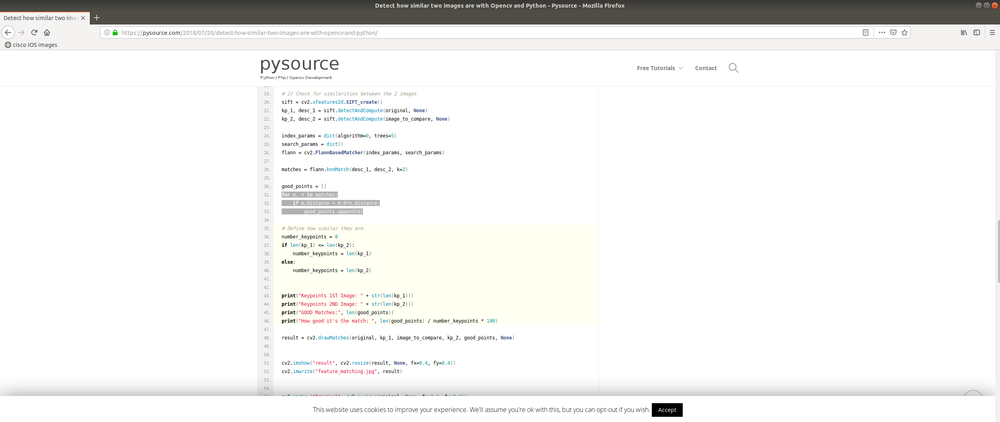
#> input picture SRA211/phishingorb/screen1.png, 1000 x 422 px, shrunk from 2493 x 1053 before the run; the run also reads 1 picture not shown here
$ python testing.py
#> lines starting #> are read from the running program, lines starting #| are printed output that depends on the picture
import numpy
import matplotlib
from matplotlib import pyplot
import cv2

im1 = cv2.imread('screen1.png',0)
#> im1: shape (422, 1000); min 0, max 255, mean 240.7
im2 = cv2.imread('screen2.png',0)
im3 = cv2.imread('screen3.png',0)
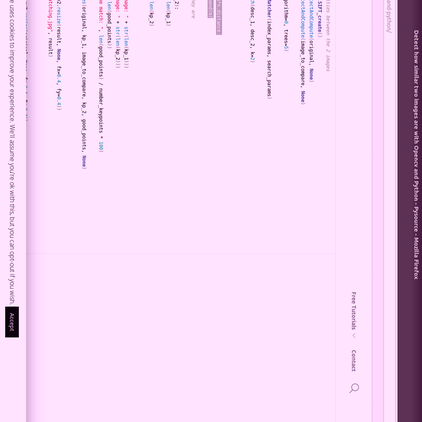
#> input picture SRA211/phishingorb/screen3.png, 422 x 422 px, shrunk from 1053 x 1053 before the run
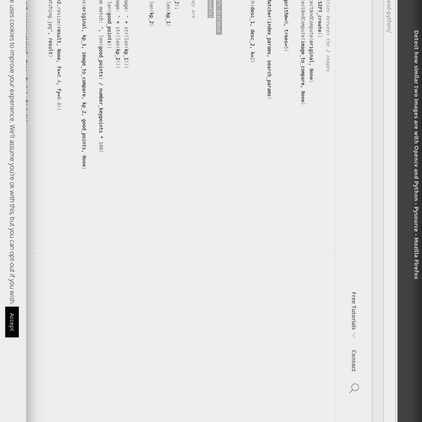
#> im3: shape (422, 422); min 0, max 255, mean 224.5

orb = cv2.ORB_create()
brute = cv2.BFMatcher_create()

im1kp, im1d = orb.detectAndCompute(im1,None)
#> im1kp = 500 keypoints; strongest (x, y, size): (334, 63, 31), (287, 65, 31), (295, 66, 31), (283, 63, 31)
im2kp, im2d = orb.detectAndCompute(im2,None)
#> im2kp has the same summary as im1kp
im3kp, im3d = orb.detectAndCompute(im3,None)
#> im3kp = 388 keypoints; strongest (x, y, size): (101, 109, 31), (116, 52, 31), (84, 36, 31), (126, 52, 31)

match1and2 = brute.match(im1d,im2d)
#> match1and2 = 500 matches
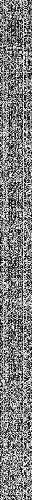
#> im1d: shape (500, 32); min 0, max 255, mean 126.2
match1and2 = sorted(match1and2, key = lambda x:x.distance)
match1and3 = brute.match(im1d,im3d)
#> match1and3 = 500 matches
match1and3 = sorted(match1and3, key = lambda x:x.distance)


match1and2display = cv2.drawMatches(im1,im1kp,im2,im2kp,match1and2[:7],None,flags=2)
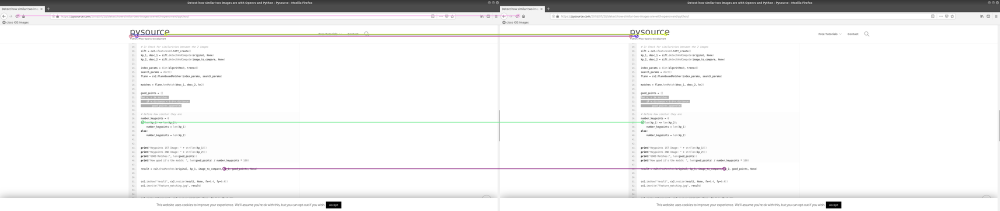
#> match1and2display: shape (422, 2000, 3) (shown at 1/2 size); mean of channels 0, 1, 2 239.7, 239.7, 239.9; drawn as B, G, R
match1and3display = cv2.drawMatches(im1,im1kp,im3,im3kp,match1and3[:7],None,flags=2)
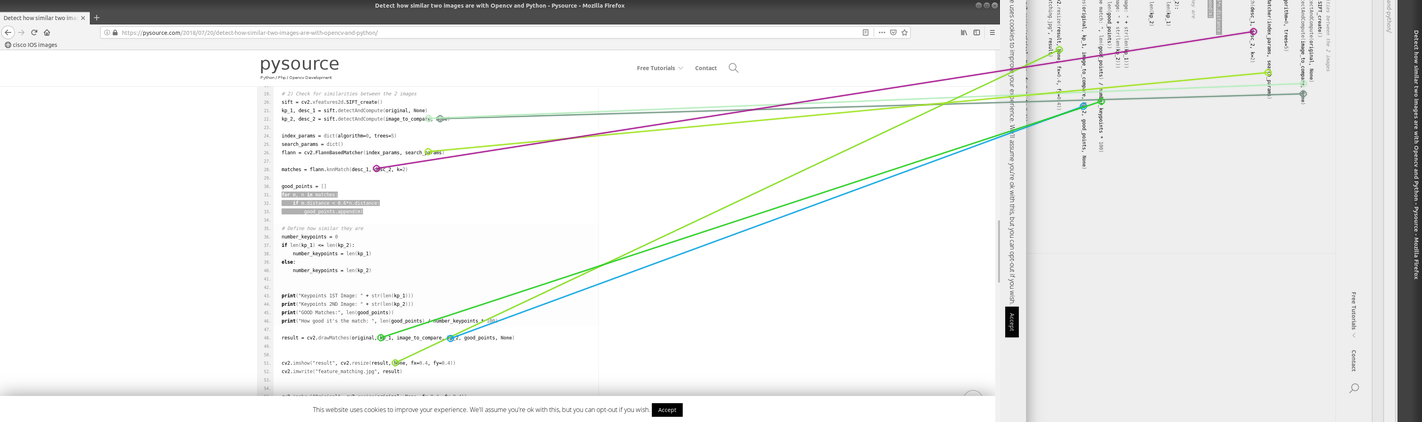
#> match1and3display: shape (422, 1422, 3); mean of channels 0, 1, 2 234.1, 234.9, 234.2; drawn as B, G, R

matplotlib.pyplot.imshow(match1and2display)
matplotlib.pyplot.show()

matplotlib.pyplot.imshow(match1and3display)
matplotlib.pyplot.show()
